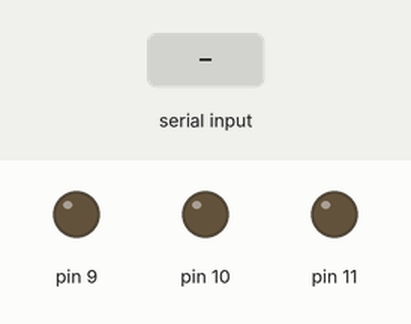
This sketch was run on a simulated Arduino Uno, built with avr-gcc and run on an emulated ATmega328P. Shown: output pins drawn as LEDs (lit = HIGH). The inputs (shaded band) are chosen by the test bench.

Above: at 1.2 s.
1.3 s: "1" received over Serial
At 2.7 s:
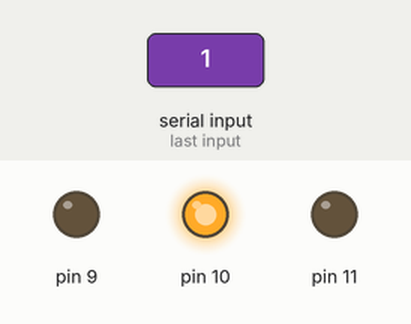
3.0 s: "0" received over Serial
At 4.0 s:
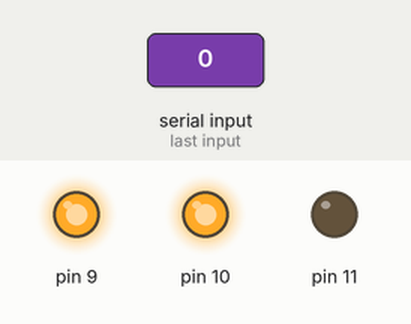
4.7 s: "2" received over Serial
At 5.3 s:
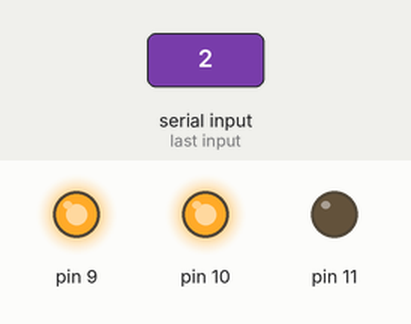
Timing chart, 0 to 7.7 s (numbered marks = the images above; inputs shaded):
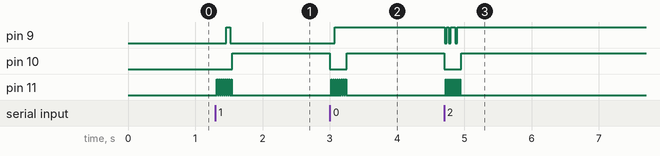

Measured:
- after the input at 1.3 s, pin 9: LOW → HIGH after 0.16 s, → LOW 0.06 s later; pin 10: LOW → HIGH after 0.25 s; pin 11: alternates HIGH for 0.01 s and LOW for 0.02 s, 16 changes in all, then stays LOW, starting at once
- after the input at 3.0 s, pin 9: LOW → HIGH after 0.07 s; pin 10: HIGH → LOW at once, → HIGH 0.25 s later; pin 11: alternates HIGH for 0.01 s and LOW for 0.02 s, 16 changes in all, then stays LOW, starting at once
- after the input at 4.7 s, pin 9: alternates HIGH for 0.05 s and LOW for 0.03 s, 6 changes in all, then stays HIGH, starting at once; pin 10: HIGH → LOW at once, → HIGH 0.25 s later; pin 11: alternates HIGH for 0.01 s and LOW for 0.02 s, 16 changes in all, then stays LOW, starting at once

The sketch:

7segment_lab2_wk4.ino
```cpp
int c[10]={0b11111100,0b01100000,0b11011010,0b11110010,0b01100110,
           0b10110110,0b10111110,0b11100000,0b11111110,0b11110110};
int a[10]={'0', '1', '2', '3', '4', '5', '6', '7', '8', '9'};
int incomingByte = 0,y;
void setup()
{
  pinMode(9, OUTPUT);
  pinMode(10, OUTPUT);
  pinMode(11, OUTPUT);
  Serial.begin(9600);
}

void loop()
{
  if(Serial.available() >0)
  {
    incomingByte = Serial.read();
    for(int i=0; i<10; i++)
    {
      if(a[i] == incomingByte)
      {
        y=i;
        break;
      }
    }
    digitalWrite(10, LOW);
    delay(10);
    for(int i=0; i<8; i++)
    {
      digitalWrite(9, c[y] >> (i)&0x01);
      delay(10);
      digitalWrite(11, HIGH);
      delay(10);
      digitalWrite(11, LOW);
      delay(10);
    }
    digitalWrite(10, HIGH);
    delay(10);
    delay(500);
  }
}
```
